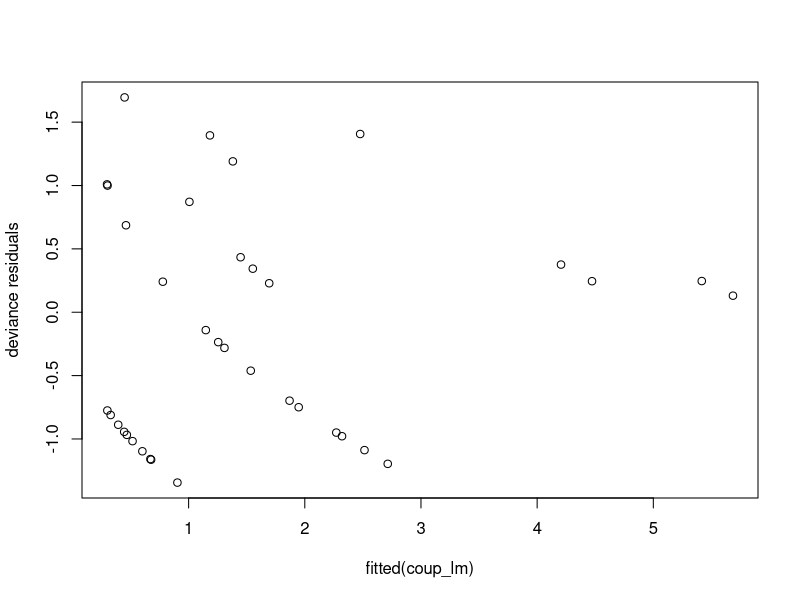

This chart was generated by the following R code:
## ---- chunk 1
coup_data <- read.table("africa.txt", header=T)
coup_lm <- glm(
    miltcoup~oligarchy+pollib+parties+pctvote+popn+size+numelec+numregim, 
    family=poisson, data=coup_data
); coef <- summary(coup_lm)$coefficients; coef
## ---- chunk 2
plot(fitted(coup_lm), residuals(coup_lm, type="deviance"), ylab="deviance residuals")
## ---- chunk 3
summary(glm(
    miltcoup~oligarchy+pollib+parties+pctvote+popn+size+numelec+numregim, 
    family=poisson, data=coup_data)
)$coefficients[, "Pr(>|z|)"]
## ---- chunk 4
summary(glm(
    miltcoup~oligarchy+pollib+parties+pctvote+popn+size+numregim, 
    family=poisson, data=coup_data)
)$coefficients[, "Pr(>|z|)"]
## ---- chunk 5
summary(glm(
    miltcoup~oligarchy+pollib+parties+pctvote+popn+size, 
    family=poisson, data=coup_data)
)$coefficients[, "Pr(>|z|)"]
## ---- chunk 6
summary(glm(
    miltcoup~oligarchy+pollib+parties+pctvote+popn, family=poisson, data=coup_data)
)$coefficients[, "Pr(>|z|)"]
## ---- chunk 7
coef2 <- summary(glm(
    miltcoup~oligarchy+pollib+parties, family=poisson, data=coup_data)
)$coefficients; coef2
## ---- chunk 8
mean_obli <- mean(coup_data[,"oligarchy"])
mean_part <- mean(coup_data[,"parties"])
mean_pctv <- mean(coup_data[,"pctvote"])
mean_popn <- mean(coup_data[,"popn"])
mean_size <- mean(coup_data[,"size"])
mean_nume <- mean(coup_data[,"numelec"])
mean_numr <- mean(coup_data[,"numregim"])

res <- numeric(3)
for (i in 0:2)
    res[i] <- exp(
        coef["(Intercept)", "Estimate"]
        + coef["oligarchy", "Estimate"] * mean_obli 
        + coef["pollib", "Estimate"] * i 
        + coef["parties", "Estimate"] * mean_part 
        + coef["pctvote", "Estimate"] * mean_pctv 
        + coef["popn", "Estimate"] * mean_popn 
        + coef["size", "Estimate"] * mean_size 
        + coef["numelec", "Estimate"] * mean_nume
        + coef["numregim", "Estimate"] * mean_numr
  )
res
